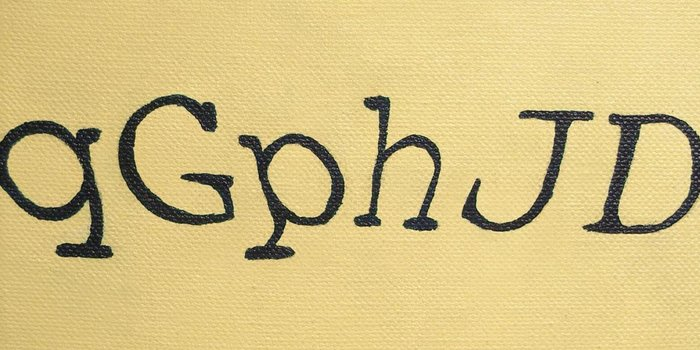
%> input picture Group11/Captcha And GUI/c.jpeg, 700 x 350 px
$ octave --eval "result = captcha_file_reader(imread('c.jpeg'));"   (GNU Octave 9; MATLAB toolbox functions it lacks are replaced by stand-ins)
%> lines starting %> are read from the running program, lines starting %| are printed output that depends on the picture; in (x1, y1, x2, y2) boxes, pixels count from 0 and x2, y2 are one past the last pixel; in counts of white or black regions, pixels touching at a corner belong together; the program's own positions count from 1
### Group11/Captcha And GUI/captcha_feature_extractor.m
function [width , height , blackPixels,s_length,feature,startingXav,startingYav,endingXav,endingYav,thetaav,rhoav] = captcha_feature_extractor(image)
% [9 lines of commented-out code are left out]


    Ibw = im2bw(image,graythresh(image));
   Iedge = edge(Ibw);
   se=strel('square',2);
   Iedge2=imdilate(Iedge,se);
   Ifill=imfill(Iedge2,'holes');
   Ifill2= bwmorph(Ifill,'erode');

   [rows , cols] = find(Ibw == 0);
    width = max(cols) - min(cols);
    height = max(rows) - min(rows);
    blackPixels = length(rows);


% % % % % % % % % % % % % % % % % % % sekeleton white pixel count
   sekeleton=bwmorph(Ibw,'skel');
   endpoints=bwmorph(sekeleton,'endpoints');
   [s_rows , s_cols] = find(endpoints == 1);
   s_length=length(s_rows);

% % % % % % % % % % % % % % % % % % % % % % % % % % % %  contor feature
    contor=contour_moments(Ibw);
    feature=contor(1,1)+contor(1,2),contor(1,3),contor(1,4);
% % % % % % % % % % % % % % % % % % % % % % % % % % % % % % % % % % % % %

% % % % % % % % % % % % % % % % % % % % % % % hough
 [startingXav,startingYav,endingXav,endingYav,thetaav,rhoav]=linesinfo(image);


% [14 lines of commented-out code are left out]

end

### Group11/Captcha And GUI/contour_moments.m
function fv_con = contour_moments(F)
%   close all
%   clear all
%  subimage_index =imread('0 (8).png');
%  subimage_index1 = imresize(subimage_index,[15 12],'bicubic');
%  F=subimage_index1;
F=double(F);
[M,N]=size(F);
[x,y]=meshgrid(1:N,1:M);
x=x(:);
y=y(:);
F=F(:);
m.m00=sum(F);
m.m10=sum(x.*F);
m.m01=sum(y.*F);
m.m10=sum(x.*F);
m.m11=sum(x.*y.*F);
m.m20=sum(x.^2.*F);
m.m02=sum(y.^2.*F);
m.m30=sum(x.^3.*F);
m.m03=sum(y.^3.*F);
m.m12=sum(x.*y.^2.*F);
m.m21=sum(x.^2.*y.*F);
nContour=M*N;
xc=m.m10/m.m00;
yc=m.m01/m.m00;
for n=1:5
    for j=1:M
        for i=1:N
            ed(j,i)=sqrt(power(i-xc,2)+power(j-yc,2));
        end
    end
end
for n=1:5
    sums=0;
    for j=1:M
        for i=1:N
            sums=sums+power(ed(j,i),n);
        end
    end
    rMoment(n)=1/nContour*sums;
end
for n=1:5
    sums=0;
    for j=1:M
        for i=1:N
            sums=sums+power(ed(j,i)-rMoment(1),n);
        end
    end
    rCentralMoment(n)=1/nContour*sums;
end
con(1)=power(rCentralMoment(2),0.5)/rMoment(1);
con(2)=rCentralMoment(3)/power(rCentralMoment(2),1.5);
con(3)=rCentralMoment(4)/power(rCentralMoment(2),2);
con(4)=rCentralMoment(5)/power(rCentralMoment(2),2.5);
fv_con=con;
%display(con);
%[fv_con,PS] = mapminmax(con);
%display(fv_con);

### Group11/Captcha And GUI/linesinfo.m

 function [startingXav,startingYav,endingXav,endingYav,thetaav,rhoav]=linesinfo(I)
 BW = edge(I,'canny');
 [H,T,R] = hough(BW);
P  = houghpeaks(H,5,'threshold',ceil(0.3*max(H(:))));
% x = T(P(:,2)); y = R(P(:,1));
%  plot(x,y,'s','color','yellow');
% % Find lines and plot them
 lines = houghlines(BW,T,R,P,'FillGap',5,'MinLength',7); %lines for each i
 % [4 lines of commented-out code are left out]
oneline=lines(1,1);
 div=length(lines);
 startingXav=0;
 startingYav=0;
 endingXav=0;
 endingYav=0;
 thetaav=0;
 rhoav=0;
 for count=1:div;
% [8 lines of commented-out code are left out]
startingXav=(startingXav +((oneline.point1(1,1))));
startingYav= startingYav+((oneline.point1(1,2)));
endingXav=endingXav+ ((oneline.point2(1,1)));
endingYav= endingYav+((oneline.point2(1,2)));
thetaav=thetaav+(oneline.theta);
rhoav=rhoav+ (oneline.rho);
if(count~=div)
   count=count+1;
 oneline=lines(1,count);
else
    break;
end


 end
startingXav=startingXav/div;
 endingXav=endingXav/div;
endingYav=endingYav/div;
startingYav=startingYav/div;
thetaav=thetaav/div;
rhoav=rhoav/div;


% [13 lines of commented-out code are left out]


 end

### Group11/Captcha And GUI/captcha_file_reader.m
function [inputMatrix,len,crop,Ibox3,Ibw] = captcha_file_reader(I)

% directory = dir('F:\matlab\Data Set\*.png');         %read all images in directory
% directory = dir('*.png');
% noOfFiles = length(directory);    %get file count
% % % % % % % % % % % % % % % % % % % % % % % % % % % % % % % %

Igray = rgb2gray(I);
% figure;imshow(Igray);title('gray scale');
Ibw = im2bw(Igray,graythresh(Igray));
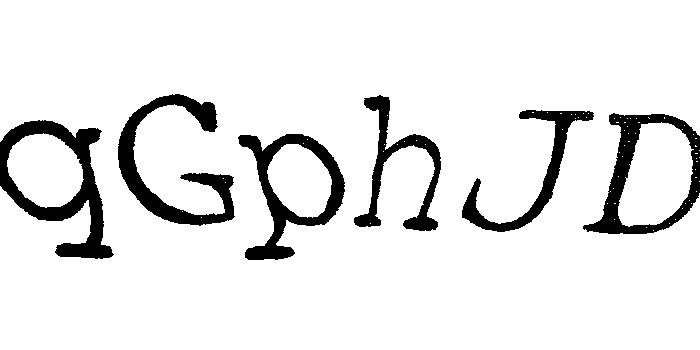
%> Ibw: size 350x700 logical; 90.5% white; 6 black regions, box (x1, y1, x2, y2) and area: (0, 120, 114, 259) 5050, (118, 94, 235, 226) 4468, (583, 113, 700, 234) 3955, (238, 134, 345, 260) 3949, (354, 95, 441, 231) 2900, (462, 110, 594, 232) 2843
% figure;imshow(Ibw);title('binary');

Iedge = edge(Ibw);
%> Iedge: size 350x700 logical; 2.3% white in thin lines or dots, all inside (x1, y1, x2, y2) = (0, 93, 700, 261)
% Iedge2 = edge(uint8(Ibw));

se=strel('square',2);
Iedge2=imdilate(Iedge,se);
%> Iedge2: size 350x700 logical; 4.6% white in thin lines or dots, all inside (x1, y1, x2, y2) = (0, 93, 700, 262)

Ifill=imfill(Iedge2,'holes');
%> Ifill: size 350x700 logical; 14.9% white; 9 white regions (2 under 20 px), largest, box (x1, y1, x2, y2) and area: (582, 113, 700, 236) 9846, (238, 133, 347, 262) 8044, (117, 93, 236, 227) 5408
Ifill2= bwmorph(Ifill,'erode');
%> Ifill2: size 350x700 logical; 12.8% white; 47 white regions (41 under 20 px), largest, box (x1, y1, x2, y2) and area: (584, 114, 700, 235) 9168, (239, 134, 345, 261) 7434, (118, 94, 235, 226) 4488, (7, 134, 84, 208) 4230, (354, 96, 442, 232) 2940, (462, 110, 594, 233) 2890
Ifill3= bwmorph(Ifill2,'dilate',1);
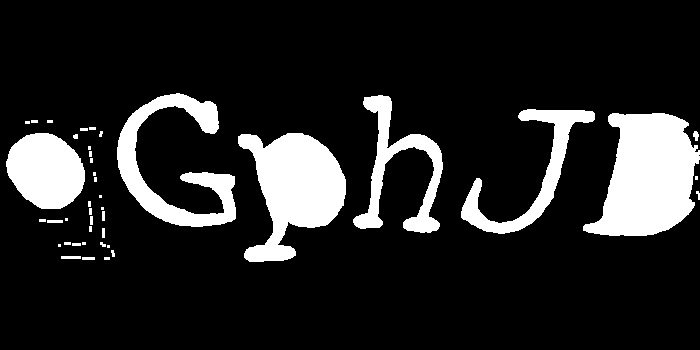
%> Ifill3: size 350x700 logical; 14.6% white; 42 white regions (18 under 20 px)
Ifill4=imfill(Ifill3,'holes');

[Ilabel, num] = bwlabel(Ifill);
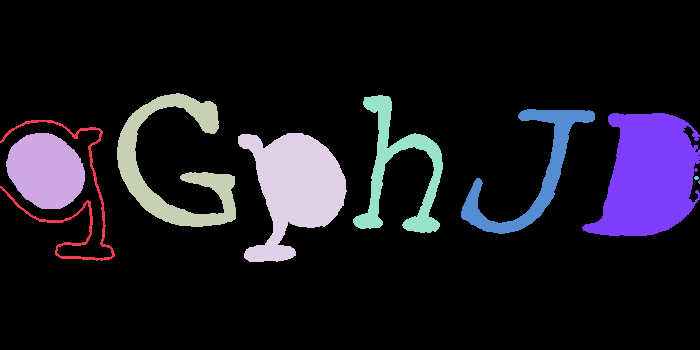
%> Ilabel: size 350x700 double; 10 distinct labels, from 0 to 9; one colour per label, 0 black
%> num = 9
disp(num);
%| 9
Iprops = regionprops(Ilabel);
%> Iprops = 9 regions; largest, box (x1, y1, x2, y2), Area and Centroid: (582, 113, 700, 236) 9846 [649.6 176.9], (238, 133, 347, 262) 8044 [295.3 188.7], (117, 93, 236, 227) 5408 [175.4 165.9], (6, 133, 85, 209) 4536 [46.5 171.3], (353, 95, 443, 233) 3742 [399.9 170.8]
Ibox = [Iprops.BoundingBox];
%> Ibox = 36 values, max 698.5 at index 33, min 0.5 at index 1, mean 165.4
Ibox2=vertcat(Iprops.BoundingBox);
%> Ibox2 = [0.5 120.5 115 141; 6.5 133.5 79 76; 117.5 93.5 119 134; 238.5 133.5 109 129; 353.5 95.5 90 138; 461.5 109.5 134 125; 582.5 113.5 118 123; 694.5 176.5 5 4; 698.5 180.5 2 4]
Ibox3=Ibox2;
%> Ibox3 has the same summary as Ibox2
 w = Ibox2(:,3);
%> w = [115; 79; 119; 109; 90; 134; 118; 5; 2]
h = Ibox2(:,4);
%> h = [141; 76; 134; 129; 138; 125; 123; 4; 4]
aspectRatio = w-h>4 | h-w>4;
%> aspectRatio = [true; false; true; true; true; true; true; false; false]
filterIdx = aspectRatio' < 1;
%> filterIdx = [false true false false false false false true true]

Iprops(filterIdx)=[];
Ibox3=vertcat(Iprops.BoundingBox);
%> Ibox3 = [0.5 120.5 115 141; 117.5 93.5 119 134; 238.5 133.5 109 129; 353.5 95.5 90 138; 461.5 109.5 134 125; 582.5 113.5 118 123]

ITextRegion = insertShape(Igray, 'Rectangle', Ibox3,'LineWidth',3);
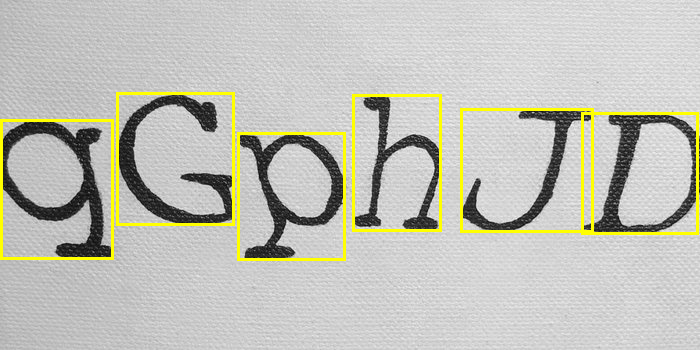
%> ITextRegion: size 350x700x3 uint8; mean R, G, B 193.7, 193.7, 184.7
% figure;imshow(ITextRegion);

len=length(Ibox3)
%> len = 6
for i = 1 : len
    crop{i}=imcrop(Igray,Ibox3(i,:));
end
%> this loop made 6 passes
%> after the loop, crop = 6 items

% for j=1 : len
%    subplot(3,2,j),imshow(crop{j});
% end


% % % % % % % % % % % % % % % % % % % % % % % % % % % % % % % %


inputMatrix = ones(len,15);
for loop = 1 : len
%    tempName = directory(loop).name;
%    imageData = imread(tempName);
   [width,height,blackPixels,s_length,feature,startingXav,startingYav,endingXav,endingYav,thetaav,rhoav] = captcha_feature_extractor(crop{loop});
   inputMatrix(loop,1) = width;
   inputMatrix(loop,2) = height;
   inputMatrix(loop,3) = blackPixels;
   inputMatrix(loop,4) = Ibox3(loop,1);
   inputMatrix(loop,5) = Ibox3(loop,2);
   inputMatrix(loop,6) = Ibox3(loop,3);
   inputMatrix(loop,7) = Ibox3(loop,4);
   inputMatrix(loop,8) = s_length;
   inputMatrix(loop,9) = feature;
   inputMatrix(loop,10) = startingXav;
   inputMatrix(loop,11) = startingYav;
   inputMatrix(loop,12) = endingXav;
   inputMatrix(loop,13) = endingYav;
   inputMatrix(loop,14) = thetaav;
   inputMatrix(loop,15) = rhoav;
% [5 lines of commented-out code are left out]

end
%> this loop made 6 passes
%> (width, height, blackPixels, s_length) on passes 1, 2, 3, 4, 6: (112, 138, 4961, 1275), (116, 130, 4435, 1264), (106, 125, 3935, 1169), (86, 135, 2925, 1117), (117, 120, 4113, 1048)
%> (width, height, blackPixels, s_length) on pass 5: (133, 121, 2959, 1114)
%> pass 1, in captcha_feature_extractor, `Ibw = im2bw(image,graythresh(image));`:
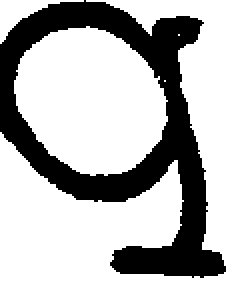
%> Ibw: size 142x116 logical (shown 2 times larger); 69.9% white; 1 black region, box (x1, y1, x2, y2) and area: (0, 0, 113, 139) 4961
%> pass 1, in captcha_feature_extractor, `Iedge = edge(Ibw);`:
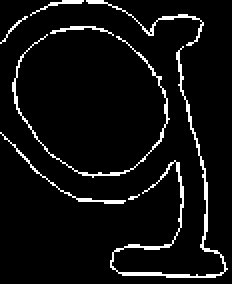
%> Iedge: size 142x116 logical (shown 2 times larger); 6% white in thin lines or dots
%> pass 1, in captcha_feature_extractor, `Ifill=imfill(Iedge2,'holes');`:
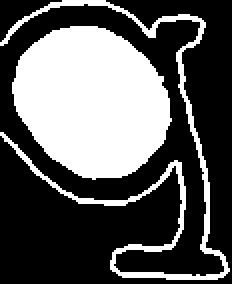
%> Ifill: size 142x116 logical (shown 2 times larger); 35.8% white; 2 white regions, box (x1, y1, x2, y2) and area: (6, 13, 86, 90) 4565, (0, 0, 115, 140) 1327

end
